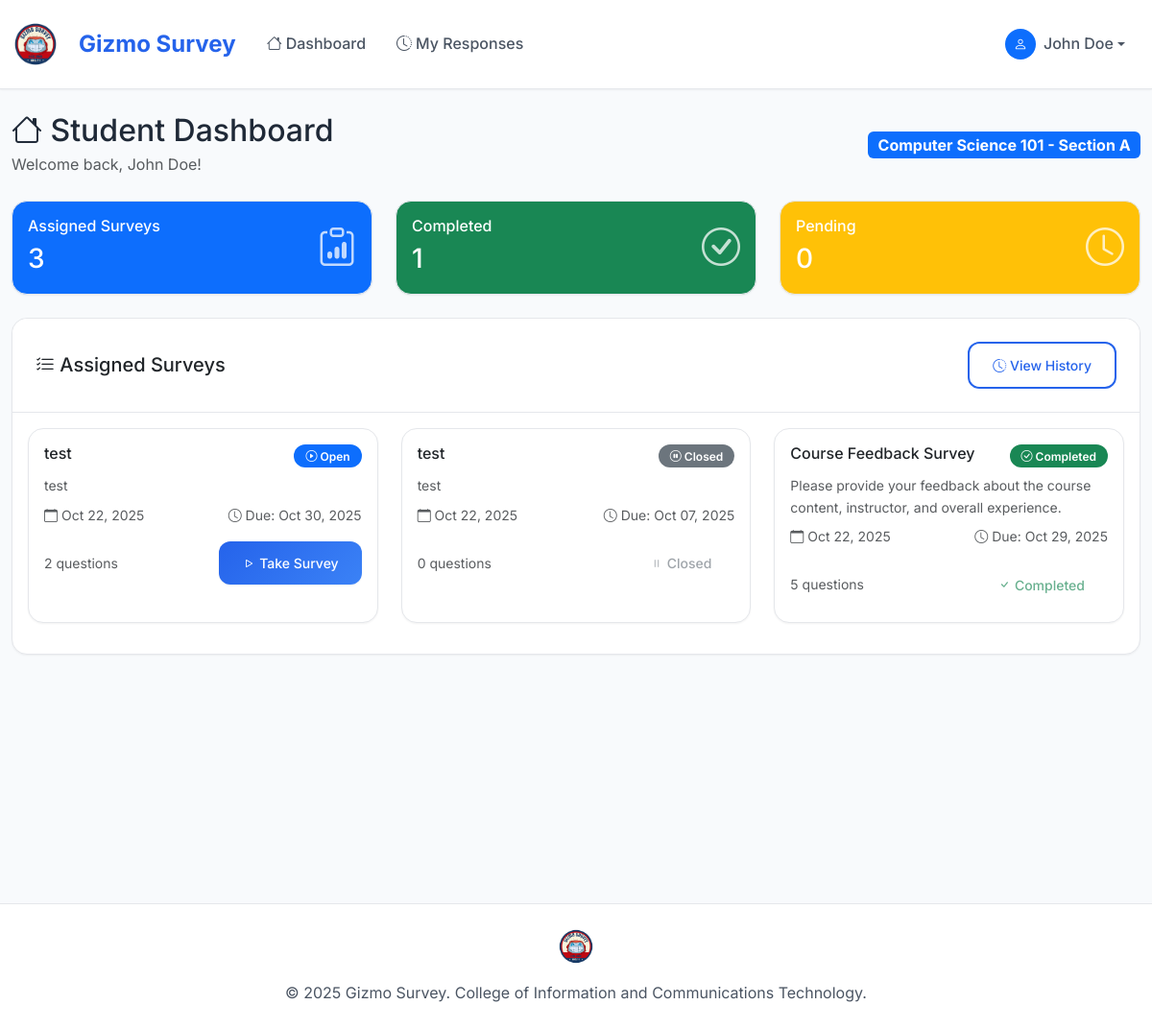
The page /student/ (signed in) on the database its author committed.
### myapp/models.py (models this page shows, shortened)
class UserProfile(models.Model):
    ROLE_CHOICES = [
        ('student', 'Student'),
        ('teacher', 'Teacher'),
    ]
    user = models.OneToOneField(User, on_delete=models.CASCADE)
    role = models.CharField(max_length=10, choices=ROLE_CHOICES)
    section = models.ForeignKey(Section, on_delete=models.CASCADE, null=True, blank=True)
    student_id = models.CharField(max_length=20, blank=True, null=True)

class Section(models.Model):
    name = models.CharField(max_length=100)
    code = models.CharField(max_length=20, unique=True)
    description = models.TextField(blank=True)
    created_at = models.DateTimeField(auto_now_add=True)

class Survey(models.Model):
    title = models.CharField(max_length=200)
    description = models.TextField(blank=True)
    created_by = models.ForeignKey(User, on_delete=models.CASCADE, related_name='created_surveys')
    sections = models.ManyToManyField(Section, related_name='surveys')
    is_active = models.BooleanField(default=True)
    created_at = models.DateTimeField(auto_now_add=True)
    updated_at = models.DateTimeField(auto_now=True)
    due_date = models.DateTimeField(null=True, blank=True)
    class Meta:
        ordering = ['-created_at']
    @property
    def is_open(self):
        if not self.is_active:
            return False
        if self.due_date and timezone.now() > self.due_date:
            return False
        return True

### myapp/views.py (the view)
# urls.py: path('student/', views.student_dashboard, name='student_dashboard'),
@login_required
def student_dashboard(request):
    profile = UserProfile.objects.get(user=request.user)
    if profile.role != 'student':
        messages.error(request, 'Access denied. Student access required.')
        return redirect('home')
    assigned_surveys = Survey.objects.filter(
        sections=profile.section,
        is_active=True
    ).order_by('-created_at')
    completed_surveys = SurveyResponse.objects.filter(
        student=request.user
    ).values_list('survey_id', flat=True)
    context = {
        'assigned_surveys': assigned_surveys,
        'completed_surveys': completed_surveys,
        'profile': profile,
    }
    return render(request, 'myapp/student_dashboard.html', context)

### myapp/templates/myapp/student_dashboard.html (shortened to what this page needs)
{% extends 'myapp/base.html' %}
{% block content %}
<div class="container-fluid py-4">
    <div class="row">
        <div class="col-12">
            <div class="d-flex justify-content-between align-items-center mb-4">
                <div>
                    <h2 class="mb-1">
                        <i class="bi bi-house"></i> Student Dashboard
                    </h2>
                    <p class="text-muted mb-0">
                        Welcome back, {{ user.get_full_name|default:user.username }}!
                    </p>
                </div>
                <div class="text-end">
                    <span class="badge bg-primary fs-6">{{ profile.section.name|default:"No Section" }}</span>
                </div>
            </div>
        </div>
    </div>
    <div class="row mb-4">
        <div class="col-md-4">
            <div class="card bg-primary text-white">
                <div class="card-body">
                    <div class="d-flex justify-content-between">
                        <div>
                            <h6 class="card-title">Assigned Surveys</h6>
                            <h3 class="mb-0">{{ assigned_surveys.count }}</h3>
                        </div>
                        <div class="align-self-center">
                            <i class="bi bi-clipboard-data fs-1 opacity-75"></i>
                        </div>
                    </div>
                </div>
            </div>
        </div>
        <div class="col-md-4">
            <div class="card bg-success text-white">
                <div class="card-body">
                    <div class="d-flex justify-content-between">
                        <div>
                            <h6 class="card-title">Completed</h6>
                            <h3 class="mb-0">{{ completed_surveys|length }}</h3>
                        </div>
                        <div class="align-self-center">
                            <i class="bi bi-check-circle fs-1 opacity-75"></i>
                        </div>
                    </div>
                </div>
            </div>
        </div>
        <div class="col-md-4">
            <div class="card bg-warning text-white">
                <div class="card-body">
                    <div class="d-flex justify-content-between">
                        <div>
                            <h6 class="card-title">Pending</h6>
                            <h3 class="mb-0">{{ assigned_surveys.count|add:"-"|add:completed_surveys|length }}</h3>
                        </div>
                        <div class="align-self-center">
                            <i class="bi bi-clock fs-1 opacity-75"></i>
                        </div>
                    </div>
                </div>
            </div>
        </div>
    </div>
    <div class="row">
        <div class="col-12">
            <div class="card">
                <div class="card-header d-flex justify-content-between align-items-center">
                    <h5 class="mb-0">
                        <i class="bi bi-list-check"></i> Assigned Surveys
                    </h5>
                    <a href="{% url 'student_history' %}" class="btn btn-outline-primary btn-sm">
                        <i class="bi bi-clock-history"></i> View History
                    </a>
                </div>
                <div class="card-body">
                    {% if assigned_surveys %}
                        <div class="row">
                            {% for survey in assigned_surveys %}
                                <div class="col-md-6 col-lg-4 mb-3">
                                    <div class="card survey-card h-100">
                                        <div class="card-body">
                                            <div class="d-flex justify-content-between align-items-start mb-2">
                                                <h6 class="card-title mb-0">{{ survey.title }}</h6>
                                                {% if survey.id in completed_surveys %}
                                                    <span class="badge bg-success status-badge">
                                                        <i class="bi bi-check-circle"></i> Completed
                                                    </span>
                                                {% elif survey.is_open %}
                                                    <span class="badge bg-primary status-badge">
                                                        <i class="bi bi-play-circle"></i> Open
                                                    </span>
                                                {% else %}
                                                    <span class="badge bg-secondary status-badge">
                                                        <i class="bi bi-pause-circle"></i> Closed
                                                    </span>
                                                {% endif %}
                                            </div>
                                            {% if survey.description %}
                                                <p class="card-text text-muted small mb-2">
                                                    {{ survey.description|truncatewords:15 }}
                                                </p>
                                            {% endif %}
                                            <div class="small text-muted mb-3">
                                                <div class="d-flex justify-content-between">
                                                    <span>
                                                        <i class="bi bi-calendar"></i>
                                                        {{ survey.created_at|date:"M d, Y" }}
                                                    </span>
                                                    {% if survey.due_date %}
                                                        <span>
                                                            <i class="bi bi-clock"></i>
                                                            Due: {{ survey.due_date|date:"M d, Y" }}
                                                        </span>
                                                    {% endif %}
                                                </div>
                                            </div>
                                            <div class="d-flex justify-content-between align-items-center">
                                                <small class="text-muted">
                                                    {{ survey.questions.count }} question{{ survey.questions.count|pluralize }}
                                                </small>
                                                {% if survey.id in completed_surveys %}
                                                    <button class="btn btn-outline-success btn-sm" disabled>
                                                        <i class="bi bi-check"></i> Completed
                                                    </button>
                                                {% elif survey.is_open %}
                                                    <a href="{% url 'take_survey' survey.id %}" class="btn btn-primary btn-sm">
                                                        <i class="bi bi-play"></i> Take Survey
                                                    </a>
                                                {% else %}
                                                    <button class="btn btn-outline-secondary btn-sm" disabled>
                                                        <i class="bi bi-pause"></i> Closed
                                                    </button>
                                                {% endif %}
                                            </div>
                                        </div>
                                    </div>
                                </div>
                            {% endfor %}
                        </div>
                    {% else %}
                        <div class="text-center py-5">
                            <i class="bi bi-clipboard-x display-1 text-muted"></i>
                            <h5 class="text-muted mt-3">No surveys assigned</h5>
                            <p class="text-muted">You don't have any surveys assigned to your section yet.</p>
                        </div>
                    {% endif %}
                </div>
            </div>
        </div>
    </div>
</div>
{% endblock %}

### myapp/templates/myapp/base.html (shortened to what this page needs)
<!DOCTYPE html>
<html lang="en">
<head>
    <link href="https://cdn.jsdelivr.net/npm/bootstrap@5.3.0/dist/css/bootstrap.min.css" rel="stylesheet">
    <link href="https://cdn.jsdelivr.net/npm/bootstrap-icons@1.10.0/font/bootstrap-icons.css" rel="stylesheet">
</head>
<body>
    <nav class="navbar navbar-expand-lg navbar-light">
        <div class="container-fluid">
            <a class="navbar-brand d-flex align-items-center" href="{% url 'home' %}">
                {% load static %}
                <img src="{% static 'myapp/images/logo_survey.png' %}" alt="Gizmo Survey Logo" class="navbar-logo">
                <span class="brand-text">Gizmo Survey</span>
            </a>
            {% if user.is_authenticated %}
            <div class="collapse navbar-collapse" id="navbarNav">
                <ul class="navbar-nav me-auto">
                    {% if user.userprofile.role == 'student' %}
                        <li class="nav-item">
                            <a class="nav-link" href="{% url 'student_dashboard' %}">
                                <i class="bi bi-house me-1"></i>Dashboard
                            </a>
                        </li>
                        <li class="nav-item">
                            <a class="nav-link" href="{% url 'student_history' %}">
                                <i class="bi bi-clock-history me-1"></i>My Responses
                            </a>
                        </li>
                    {% endif %}
                </ul>
                <ul class="navbar-nav">
                    <li class="nav-item dropdown">
                        <a class="nav-link dropdown-toggle d-flex align-items-center" href="#" role="button" data-bs-toggle="dropdown">
                            <div class="bg-primary rounded-circle d-flex align-items-center justify-content-center me-2" style="width: 32px; height: 32px;">
                                <i class="bi bi-person text-white" style="font-size: 0.875rem;"></i>
                            </div>
                            <span class="fw-medium">{{ user.get_full_name|default:user.username }}</span>
                        </a>
                    </li>
                </ul>
            </div>
            {% endif %}
        </div>
    </nav>
    <main class="main-content">
        {% block content %}{% endblock %}
    </main>
    <footer class="footer text-center py-4 mt-5">
        <div class="container">
            {% load static %}
            <img src="{% static 'myapp/images/logo_survey.png' %}" alt="Gizmo Survey Logo" class="footer-logo">
            <p class="mb-0">&copy; 2025 Gizmo Survey. College of Information and Communications Technology.</p>
        </div>
    </footer>
</body>
</html>

### myapp/templates/myapp/base.html (style rules this page uses)
:root { --primary-color: #2563eb; --primary-dark: #1d4ed8; --primary-light: #3b82f6; --secondary-color: #64748b; --success-color: #10b981; --warning-color: #f59e0b; --danger-color: #ef4444; --light-bg: #f8fafc; --white: #ffffff; --gray-50: #f9fafb; --gray-100: #f3f4f6; --gray-200: #e5e7eb; --gray-300: #d1d5db; --gray-400: #9ca3af; --gray-500: #6b7280; --gray-600: #4b5563; --gray-700: #374151; --gray-800: #1f2937; --gray-900: #111827; --shadow-sm: 0 1px 2px 0 rgb(0 0 0 / 0.05); --shadow-md: 0 4px 6px -1px rgb(0 0 0 / 0.1), 0 2px 4px -2px rgb(0 0 0 / 0.1); --shadow-lg: 0 10px 15px -3px rgb(0 0 0 / 0.1), 0 4px 6px -4px rgb(0 0 0 / 0.1); --shadow-xl: 0 20px 25px -5px rgb(0 0 0 / 0.1), 0 8px 10px -6px rgb(0 0 0 / 0.1); --border-radius: 0.75rem; --border-radius-lg: 1rem; }
* { font-family: 'Inter', -apple-system, BlinkMacSystemFont, 'Segoe UI', Roboto, sans-serif; }
body { background-color: var(--light-bg); color: var(--gray-800); line-height: 1.6; }
.navbar { background: var(--white) !important; border-bottom: 1px solid var(--gray-200); box-shadow: var(--shadow-sm); padding: 1rem 0; }
.navbar-brand { font-weight: 700; font-size: 1.5rem; color: var(--primary-color) !important; text-decoration: none; }
.navbar-nav .nav-link { font-weight: 500; color: var(--gray-600) !important; padding: 0.5rem 1rem !important; border-radius: var(--border-radius); transition: all 0.2s ease; }
.card { background: var(--white); border: 1px solid var(--gray-200); border-radius: var(--border-radius-lg); box-shadow: var(--shadow-sm); transition: all 0.3s ease; }
.card-header { background: var(--white); border-bottom: 1px solid var(--gray-200); border-radius: var(--border-radius-lg) var(--border-radius-lg) 0 0 !important; padding: 1.5rem; }
.btn { font-weight: 500; border-radius: var(--border-radius); padding: 0.75rem 1.5rem; transition: all 0.2s ease; border: none; }
.btn-primary { background: linear-gradient(135deg, var(--primary-color), var(--primary-light)); color: var(--white); box-shadow: var(--shadow-sm); }
.btn-outline-primary { color: var(--primary-color); border: 2px solid var(--primary-color); background: transparent; }
.survey-card { transition: all 0.3s ease; cursor: pointer; }
.status-badge { font-size: 0.75rem; font-weight: 600; padding: 0.375rem 0.75rem; border-radius: var(--border-radius); }
.main-content { min-height: 100vh; background: var(--light-bg); }
.footer { background: var(--white); border-top: 1px solid var(--gray-200); color: var(--gray-600); }
.navbar-logo { height: 50px; width: auto; margin-right: 12px; }
.footer-logo { height: 40px; width: auto; margin: 0 auto 16px; display: block; }
.brand-text { font-size: 1.5rem; font-weight: 700; color: var(--primary-color); margin-left: 8px; }

### rows shown on the page
UserProfile: section.name "Computer Science 101 - Section A"
Survey: title "test", is_active True (drawn), description "test", created_at "Oct 22, 2025", due_date "Oct 30, 2025", questions.count "2"
Survey: title "test", is_active True (drawn), description "test", created_at "Oct 22, 2025", due_date "Oct 07, 2025", questions.count "0"
Survey: title "Course Feedback Survey", shows "Completed", description "Please provide your feedback about the course content, instructor, and overall experience.", created_at "Oct 22, 2025", due_date "Oct 29, 2025", questions.count "5"

### other values the page prints
{{ user.get_full_name|default:user.username }} "John Doe"
{{ assigned_surveys.count }} "3"
{{ completed_surveys|length }} "1"
{{ assigned_surveys.count|add:"-"|add:completed_surveys|length }} "0"
